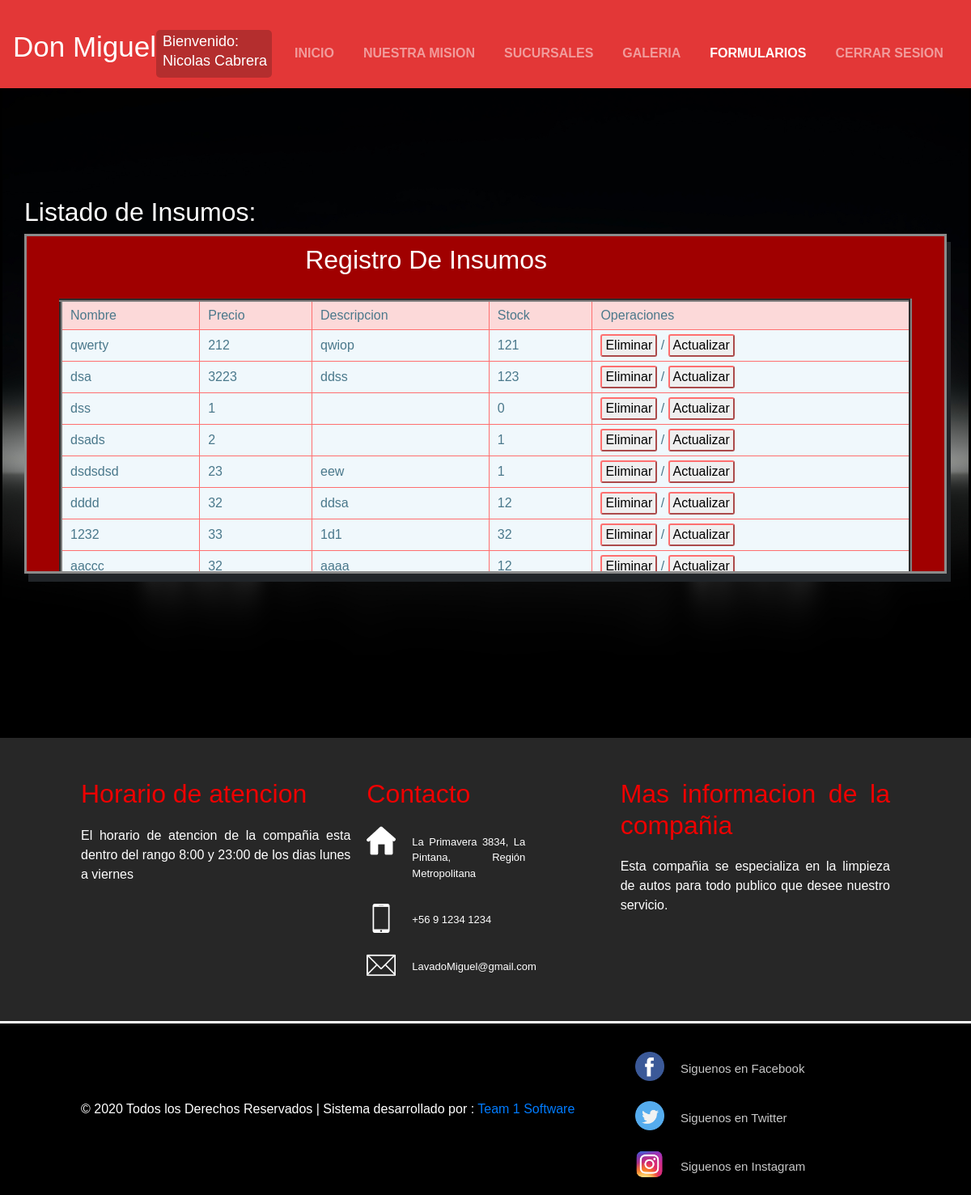
Page /insumos_admin/ (signed in) on the committed database.
### myProyecto/models.py (models this page shows, shortened)
class Insumos(models.Model):
    nombre = models.CharField(max_length=120,primary_key=True)
    precio = models.IntegerField()
    descripcion = models.TextField()
    stock = models.IntegerField()

### myProyecto/views.py (the view)
# urls.py: path('insumos_admin/',lista_insumos,name='LISTAINSUMOS'),
@login_required(login_url='/login/')
@permission_required('myProyecto.view_insumos',login_url='/login/')
def lista_insumos(request):
    lista = Insumos.objects.all()
    return render(request,'web/insumos_admin.html',{'lista_insumos':lista})

### myProyecto/templates/web/insumos_admin.html (shortened to what this page needs)
{% extends "web/base.html" %} {% load static %} {% block contenido %}
<head>
    <link rel="stylesheet" href="{% static 'css/insumosTabla.css' %}">
</head>
<section id="header">
    <div class="Container-fluid">
        <nav class="navbar navbar-expand-lg navbar-dark">
            <div class="Container">
                <div class="collapse navbar-collapse" id="navbarSupportedContent">
                    <div class="nav-logo" style="color: white;font-size: 35px;">
                        <p> Don Miguel</p>
                    </div>
                    <div class="nav-User">
                        {% if user.is_authenticated %}
                        <div class="nav-user-color" style="color: white;font-size: 18px; padding-left: 8px; line-height: 8px;background-color:rgba(175, 45, 45, 0.89);padding-top: 10px;padding-right: 6px;padding-bottom: 1px;border-radius: 5px;">
                            <p>Bienvenido: </p>
                            <p>{{user.first_name}} {{user.last_name}}</p>
                        </div>
                        {% else %}
                        <div class="nav-user-color">
                        </div>
                        {% endif %}
                    </div>
                    <ul class="navbar-nav ml-auto">
                        <li class="nav-item ">
                            <a href="{% url 'INDEX' %}" class="nav-link">Inicio</a>
                        </li>
                        <li class="nav-item ">
                            <a href="{% url 'MISION' %}" class="nav-link">Nuestra Mision</a>
                        </li>
                        <li class="nav-item ">
                            <a href="{% url 'SUCURSALES' %}" class="nav-link">Sucursales</a>
                        </li>
                        <li class="nav-item ">
                            <a href="{% url 'GALERIA' %}" class="nav-link">Galeria</a>
                        </li>
                        <li class="nav-item active">
                            <a href="{% url 'FORMULARIOS' %}" class="nav-link">Formularios</a>
                        </li>
                        {% if user.is_authenticated %}
                        <li class="nav-item ">
                            <a href="{% url 'LOGOUT' %}" class="nav-link">Cerrar Sesion</a>
                        </li>
                        {% else %}
                        <li class="nav-item ">
                            <a href="{% url 'LOGIN' %}" class="nav-link">Login</a>
                        </li>
                        {% endif %}
                    </ul>
                </div>
            </div>
        </nav>
    </div>
</section>
<section class="main">
    <div class="container">
        <div class="row">
            <h2>Listado de Insumos: {{msg}}</h2>
            <div class="cuadro-form">
                <h2 class="title">Registro De Insumos</h2>
                <div class="contenedor-input">
                    <table border="4" class="smart-table">
                        <thead>
                            <tr>
                                <td>Nombre</td>
                                <td>Precio</td>
                                <td>Descripcion</td>
                                <td>Stock</td>
                                <td>Operaciones</td>
                            </tr>
                        </thead>
                        <tbody>
                            {% for item in lista_insumos %}
                            <tr>
                                <td data-col-title="nombre">{{item.nombre}}</td>
                                <td data-col-title="precio">{{item.precio}}</td>
                                <td data-col-title="descripcion">{{item.descripcion}}</td>
                                <td data-col-title="stock">{{item.stock}}</td>
                                <td data-col-title="Operaciones"><input type="button" value="Eliminar" onclick="eliminar('{{item.nombre}}')" class="button-adm"> / <input type="button" value="Actualizar" onclick="actualizar('{{item.nombre}}')" class="button-adm"></td>
                            </tr>
                            {% endfor %}
                        </tbody>
                    </table>
                </div>
            </div>
        </div>
    </div>
</section>
{% endblock contenido %}

### myProyecto/templates/web/base.html (shortened to what this page needs)
{% load static %}
<!DOCTYPE html>
<html lang="en">
<head>
    <link rel="stylesheet" href="https://stackpath.bootstrapcdn.com/bootstrap/4.5.2/css/bootstrap.min.css">
    <link rel="stylesheet" href="{% static 'css/footer.css' %}">
</head>
<body>
    {% block contenido %}
    {% endblock contenido %}
    <footer>
        <div class="footer-container">
            <div class="footer-main">
                <div class="footer-columna">
                    <h3>Horario de atencion</h3>
                    <p>El horario de atencion de la compañia esta dentro del rango 8:00 y 23:00 de los dias lunes a viernes</p>
                </div>
                <div class="footer-columna">
                    <h3>Contacto</h3>
                    <div class="row2">
                        <img src="{% static 'img/house.png'%}">
                        <label>La Primavera 3834, La Pintana, Región Metropolitana</label>
                    </div>
                    <div class="row2">
                        <img src="{% static 'img/smartphone.png'%}">
                        <label>+56 9 1234 1234</label>
                    </div>
                    <div class="row2">
                        <img src="{% static 'img/contact.png'%}">
                        <label>LavadoMiguel@gmail.com</label>
                    </div>
                </div>
                <div class="footer-columna">
                    <h3>Mas informacion de la compañia</h3>
                    <p>Esta compañia se especializa en la limpieza de autos para todo publico que desee nuestro servicio.</p>
                </div>
            </div>
        </div>
        <div class="footer-copy-redes">
            <div class="main-copy-redes">
                <div class="footer-copy">
                    © 2020 Todos los Derechos Reservados | Sistema desarrollado por : <a href="">Team 1 Software</a>
                </div>
                <div class="footer-redes">
                    <div class="row">
                        <img src="{% static 'img/facebook.png' %}">
                        <label>Siguenos en Facebook</label>
                    </div>
                    <div class="row">
                        <img src="{% static 'img/twitter.png' %}">
                        <label>Siguenos en Twitter</label>
                    </div>
                    <div class="row">
                        <img src="{% static 'img/instagram.png' %}">
                        <label>Siguenos en Instagram</label>
                    </div>
                </div>
            </div>
        </div>
    </footer>
</body>
</html>

### myProyecto/static/css/footer.css (style rules this page uses)
* { margin: 0px; padding: 0px; box-sizing: border-box; font-family: sans-serif; }
footer { width: 100%; font-family: Raleway; }
.footer-container { width: 100%; background: #272727; color: #fff; }
.footer-main { width: 98%; max-width: 1000px; margin: auto; padding: 50px 0; display: flex; flex-wrap: wrap; }
.footer-main .footer-columna { width: calc(100% / 3); text-align: justify; }
.footer-main .footer-columna:nth-child(2) { padding: 0 20px; }
.footer-main .footer-columna h3 { font-size: 32px; color: #ee0000; margin-bottom: 20px; }
.footer-copy-redes { width: 100%; background: #000; border-top: 3px solid #fff; }
.main-copy-redes { width: 98%; max-width: 1000px; padding: 15px 0; margin: auto; display: flex; flex-wrap: wrap; justify-content: space-between; -ms-align-items: center; align-items: center; }
.main-copy-redes .footer-copy { width: 70%; color: #fff; }
.main-copy-redes .footer-redes { width: 30%; display: flex; flex-wrap: wrap; justify-content: space-between; }
.row { margin-top: 20px; display: flex; }
.row img { width: 36px; height: 36px; }
.row label { margin-top: 10px; margin-left: 20px; color: #C7C7C7; font-size: 15px; }
.row2 { margin-top: 20px; display: flex; }
.row2 img { width: 36px; height: 36px; }
.row2 label { margin-top: 10px; margin-left: 20px; max-width: 140px; font-size: 13px; }

### myProyecto/static/css/insumosTabla.css (style rules this page uses)
* { margin: 0; padding: 0; }
#header { background-color: transparent; position: absolute; z-index: 10; width: 100%; background-color: rgba(255, 62, 62, 0.89); }
.navbar { float: left; padding-left: 10px 0; }
.nav-item { top: 20px; font-weight: 600; text-transform: uppercase; padding-left: 20px; }
.cuadro-form { background-color: rgb(160, 0, 0); width: 100%; height: 420px; padding: 10px; border: solid rgb(139, 139, 139); box-shadow: 5px 10px; overflow: scroll; }
table { border-collapse: collapse; width: 100%; margin: 10px auto 0; font-size: 1rem; color: #4a788b; border-radius: 10px; }
table thead { background-color: #fcd9d9; }
table tbody { background-color: #f0f8fc; }
table th, table td { border: 1px solid #ff6f6f; padding: 5px 10px; }
.title { padding-left: 30%; }
.button-adm { padding: 0 4px; border-radius: 3px; border-color: #ff6f6f; }
.main { flex: 70%; background-color: black; background-image: url('../img/wallpaper.jpg'); background-position: center; background-size: 105%; background-repeat: no-repeat; border: solid black; position: relative; min-height: 100vh; padding: 220px 0 200px; }
.row h2 { color: white; }
.contenedor-input { padding: 10px 30px; flex-wrap: wrap; justify-content: space-between; }

### rows in the picture
Insumos: nombre "qwerty", precio "212", descripcion "qwiop", stock "121"
Insumos: nombre "dsa", precio "3223", descripcion "ddss", stock "123"
Insumos: nombre "dss", precio "1", stock "0"
Insumos: nombre "dsads", precio "2", stock "1"
Insumos: nombre "dsdsdsd", precio "23", descripcion "eew", stock "1"
Insumos: nombre "dddd", precio "32", descripcion "ddsa", stock "12"
Insumos: nombre "1232", precio "33", descripcion "1d1", stock "32"
Insumos: nombre "aaccc", precio "32", descripcion "aaaa", stock "12"

### other values in the picture
{{ user.first_name }} "Nicolas"
{{ user.last_name }} "Cabrera"
